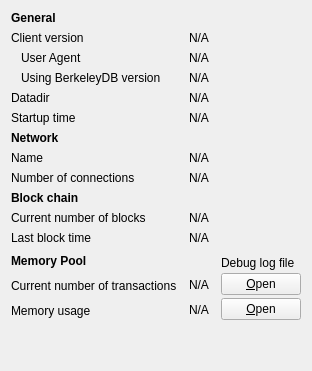
     <widget class="QWidget" name="tab_info">
      <attribute name="title">
       <string>&amp;Information</string>
      </attribute>
      <layout class="QGridLayout" name="gridLayout" columnstretch="0,1,0">
       <property name="horizontalSpacing">
        <number>12</number>
       </property>
       <item row="0" column="0">
        <widget class="QLabel" name="label_9">
         <property name="font">
          <font>
           <weight>75</weight>
           <bold>true</bold>
          </font>
         </property>
         <property name="text">
          <string>General</string>
         </property>
        </widget>
       </item>
       <item row="1" column="0">
        <widget class="QLabel" name="label_6">
         <property name="text">
          <string>Client version</string>
         </property>
        </widget>
       </item>
       <item row="1" column="1" colspan="2">
        <widget class="QLabel" name="clientVersion">
         <property name="cursor">
          <cursorShape>IBeamCursor</cursorShape>
         </property>
         <property name="text">
          <string>N/A</string>
         </property>
         <property name="textFormat">
          <enum>Qt::PlainText</enum>
         </property>
         <property name="textInteractionFlags">
          <set>Qt::LinksAccessibleByMouse|Qt::TextSelectableByKeyboard|Qt::TextSelectableByMouse</set>
         </property>
        </widget>
       </item>
       <item row="2" column="0">
        <widget class="QLabel" name="labelClientUserAgent">
         <property name="text">
          <string>User Agent</string>
         </property>
         <property name="indent">
          <number>10</number>
         </property>
        </widget>
       </item>
       <item row="2" column="1" colspan="2">
        <widget class="QLabel" name="clientUserAgent">
         <property name="cursor">
          <cursorShape>IBeamCursor</cursorShape>
         </property>
         <property name="text">
          <string>N/A</string>
         </property>
         <property name="textFormat">
          <enum>Qt::PlainText</enum>
         </property>
         <property name="textInteractionFlags">
          <set>Qt::LinksAccessibleByMouse|Qt::TextSelectableByKeyboard|Qt::TextSelectableByMouse</set>
         </property>
        </widget>
       </item>
       <item row="3" column="0">
        <widget class="QLabel" name="label_berkeleyDBVersion">
         <property name="text">
          <string>Using BerkeleyDB version</string>
         </property>
         <property name="indent">
          <number>10</number>
         </property>
        </widget>
       </item>
       <item row="3" column="1" colspan="2">
        <widget class="QLabel" name="berkeleyDBVersion">
         <property name="cursor">
          <cursorShape>IBeamCursor</cursorShape>
         </property>
         <property name="text">
          <string>N/A</string>
         </property>
         <property name="textFormat">
          <enum>Qt::PlainText</enum>
         </property>
         <property name="textInteractionFlags">
          <set>Qt::LinksAccessibleByMouse|Qt::TextSelectableByKeyboard|Qt::TextSelectableByMouse</set>
         </property>
        </widget>
       </item>
       <item row="4" column="0">
        <widget class="QLabel" name="label_12">
         <property name="text">
          <string>Datadir</string>
         </property>
        </widget>
       </item>
       <item row="4" column="1" colspan="2">
        <widget class="QLabel" name="dataDir">
         <property name="cursor">
          <cursorShape>IBeamCursor</cursorShape>
         </property>
         <property name="text">
          <string>N/A</string>
         </property>
         <property name="textFormat">
          <enum>Qt::PlainText</enum>
         </property>
         <property name="wordWrap">
          <bool>true</bool>
         </property>
         <property name="textInteractionFlags">
          <set>Qt::LinksAccessibleByMouse|Qt::TextSelectableByKeyboard|Qt::TextSelectableByMouse</set>
         </property>
        </widget>
       </item>
       <item row="5" column="0">
        <widget class="QLabel" name="label_13">
         <property name="text">
          <string>Startup time</string>
         </property>
        </widget>
       </item>
       <item row="5" column="1" colspan="2">
        <widget class="QLabel" name="startupTime">
         <property name="cursor">
          <cursorShape>IBeamCursor</cursorShape>
         </property>
         <property name="text">
          <string>N/A</string>
         </property>
         <property name="textFormat">
          <enum>Qt::PlainText</enum>
         </property>
         <property name="textInteractionFlags">
          <set>Qt::LinksAccessibleByMouse|Qt::TextSelectableByKeyboard|Qt::TextSelectableByMouse</set>
         </property>
        </widget>
       </item>
       <item row="6" column="0">
           <widget class="QLabel" name="labelNetwork">
               <property name="font">
                   <font>
                       <weight>75</weight>
                       <bold>true</bold>
                   </font>
               </property>
               <property name="text">
                   <string>Network</string>
               </property>
           </widget>
       </item>
       <item row="7" column="0">
        <widget class="QLabel" name="label_8">
         <property name="text">
          <string>Name</string>
         </property>
        </widget>
       </item>
       <item row="7" column="1" colspan="2">
        <widget class="QLabel" name="networkName">
         <property name="cursor">
          <cursorShape>IBeamCursor</cursorShape>
         </property>
         <property name="text">
          <string>N/A</string>
         </property>
         <property name="textFormat">
          <enum>Qt::PlainText</enum>
         </property>
         <property name="textInteractionFlags">
          <set>Qt::LinksAccessibleByMouse|Qt::TextSelectableByKeyboard|Qt::TextSelectableByMouse</set>
         </property>
        </widget>
       </item>
       <item row="8" column="0">
        <widget class="QLabel" name="label_7">
         <property name="text">
          <string>Number of connections</string>
         </property>
        </widget>
       </item>
       <item row="8" column="1" colspan="2">
        <widget class="QLabel" name="numberOfConnections">
         <property name="cursor">
          <cursorShape>IBeamCursor</cursorShape>
         </property>
         <property name="text">
          <string>N/A</string>
         </property>
         <property name="textFormat">
          <enum>Qt::PlainText</enum>
         </property>
         <property name="textInteractionFlags">
          <set>Qt::LinksAccessibleByMouse|Qt::TextSelectableByKeyboard|Qt::TextSelectableByMouse</set>
         </property>
        </widget>
       </item>
       <item row="9" column="0">
        <widget class="QLabel" name="label_10">
         <property name="font">
          <font>
           <weight>75</weight>
           <bold>true</bold>
          </font>
         </property>
         <property name="text">
          <string>Block chain</string>
         </property>
        </widget>
       </item>
       <item row="10" column="0">
        <widget class="QLabel" name="label_3">
         <property name="text">
          <string>Current number of blocks</string>
         </property>
        </widget>
       </item>
       <item row="10" column="1" colspan="2">
        <widget class="QLabel" name="numberOfBlocks">
         <property name="cursor">
          <cursorShape>IBeamCursor</cursorShape>
         </property>
         <property name="text">
          <string>N/A</string>
         </property>
         <property name="textFormat">
          <enum>Qt::PlainText</enum>
         </property>
         <property name="textInteractionFlags">
          <set>Qt::LinksAccessibleByMouse|Qt::TextSelectableByKeyboard|Qt::TextSelectableByMouse</set>
         </property>
        </widget>
       </item>
       <item row="11" column="0">
        <widget class="QLabel" name="labelLastBlockTime">
         <property name="text">
          <string>Last block time</string>
         </property>
        </widget>
       </item>
       <item row="11" column="1" colspan="2">
        <widget class="QLabel" name="lastBlockTime">
         <property name="cursor">
          <cursorShape>IBeamCursor</cursorShape>
         </property>
         <property name="text">
          <string>N/A</string>
         </property>
         <property name="textFormat">
          <enum>Qt::PlainText</enum>
         </property>
         <property name="textInteractionFlags">
          <set>Qt::LinksAccessibleByMouse|Qt::TextSelectableByKeyboard|Qt::TextSelectableByMouse</set>
         </property>
        </widget>
       </item>
       <item row="12" column="0">
        <widget class="QLabel" name="labelMempoolTitle">
         <property name="font">
          <font>
           <weight>75</weight>
           <bold>true</bold>
          </font>
         </property>
         <property name="text">
          <string>Memory Pool</string>
         </property>
        </widget>
       </item>
       <item row="13" column="0">
        <widget class="QLabel" name="labelNumberOfTransactions">
         <property name="text">
          <string>Current number of transactions</string>
         </property>
        </widget>
       </item>
       <item row="13" column="1">
        <widget class="QLabel" name="mempoolNumberTxs">
         <property name="cursor">
          <cursorShape>IBeamCursor</cursorShape>
         </property>
         <property name="text">
          <string>N/A</string>
         </property>
         <property name="textFormat">
          <enum>Qt::PlainText</enum>
         </property>
         <property name="textInteractionFlags">
          <set>Qt::LinksAccessibleByMouse|Qt::TextSelectableByKeyboard|Qt::TextSelectableByMouse</set>
         </property>
        </widget>
       </item>
       <item row="14" column="0">
        <widget class="QLabel" name="labelMemoryUsage">
         <property name="text">
          <string>Memory usage</string>
         </property>
        </widget>
       </item>
       <item row="14" column="1">
        <widget class="QLabel" name="mempoolSize">
         <property name="cursor">
          <cursorShape>IBeamCursor</cursorShape>
         </property>
         <property name="text">
          <string>N/A</string>
         </property>
         <property name="textFormat">
          <enum>Qt::PlainText</enum>
         </property>
         <property name="textInteractionFlags">
          <set>Qt::LinksAccessibleByMouse|Qt::TextSelectableByKeyboard|Qt::TextSelectableByMouse</set>
         </property>
        </widget>
       </item>
       <item row="12" column="2" rowspan="3">
        <layout class="QVBoxLayout" name="verticalLayoutDebugButton">
         <property name="spacing">
          <number>3</number>
         </property>
         <item>
          <spacer name="verticalSpacer_2">
           <property name="orientation">
            <enum>Qt::Vertical</enum>
           </property>
           <property name="sizeHint" stdset="0">
            <size>
             <width>10</width>
             <height>5</height>
            </size>
           </property>
          </spacer>
         </item>
         <item>
          <widget class="QLabel" name="labelDebugLogfile">
           <property name="text">
            <string>Debug log file</string>
           </property>
          </widget>
         </item>
         <item>
          <widget class="QPushButton" name="openDebugLogfileButton">
           <property name="toolTip">
            <string>Open the %1 debug log file from the current data directory. This can take a few seconds for large log files.</string>
           </property>
           <property name="text">
            <string>&amp;Open</string>
           </property>
           <property name="autoDefault">
            <bool>false</bool>
           </property>
          </widget>
         </item>
		 <item>
          <widget class="QPushButton" name="openSettingsIniButton">
           <property name="toolTip">
            <string>Open the %1 settings ini file from the current data directory.</string>
           </property>
           <property name="text">
            <string>&amp;Open</string>
           </property>
           <property name="autoDefault">
            <bool>false</bool>
           </property>
          </widget>
         </item>
        </layout>
       </item>
       <item row="15" column="0">
        <spacer name="verticalSpacer">
         <property name="orientation">
          <enum>Qt::Vertical</enum>
         </property>
         <property name="sizeHint" stdset="0">
          <size>
           <width>20</width>
           <height>40</height>
          </size>
         </property>
        </spacer>
       </item>
      </layout>
     </widget>
